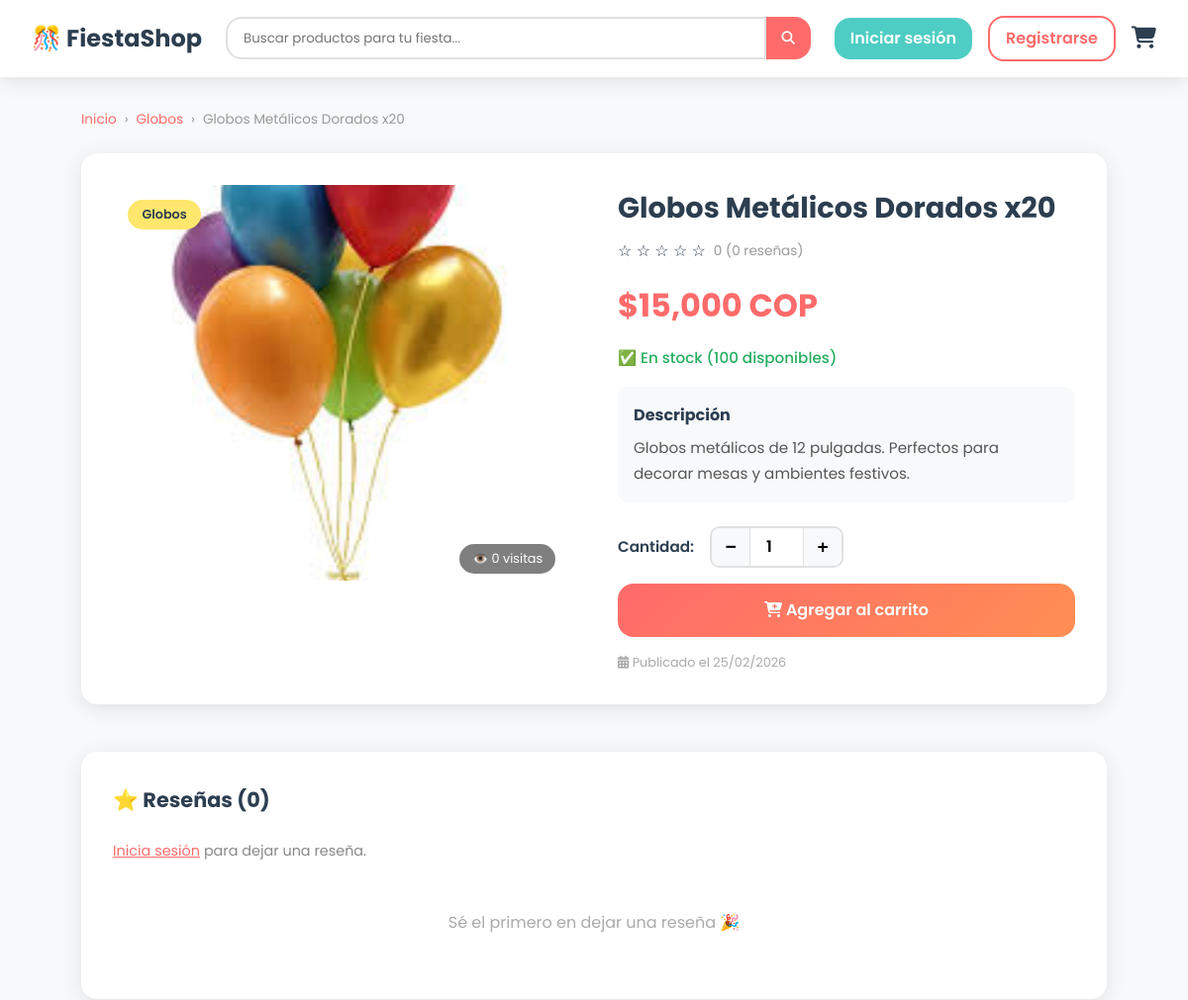
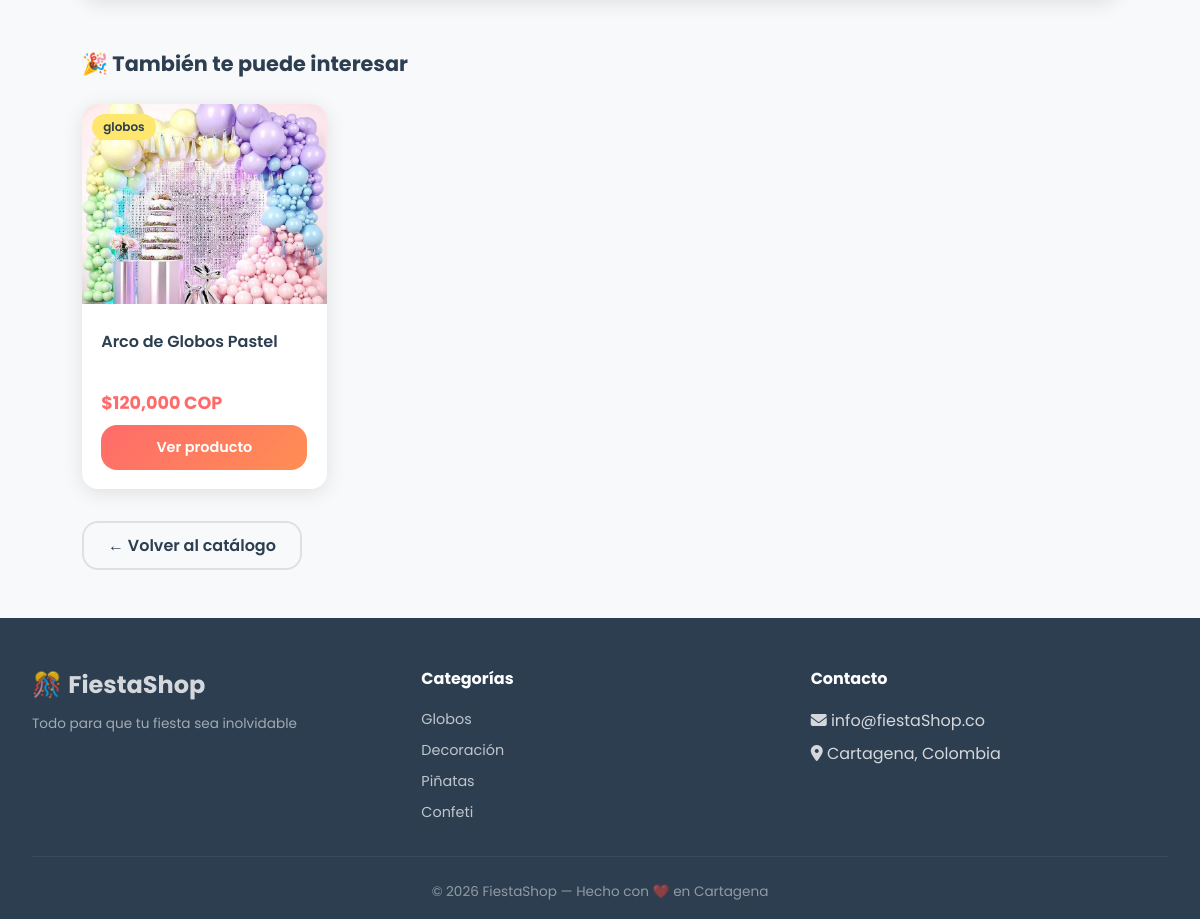
The page /producto/1 on the database its author committed (2 pictures, top to bottom).
### database.py (models this page shows, shortened)
class Producto(db.Model):
    __tablename__ = 'productos'
    id           = db.Column(db.Integer, primary_key=True)
    nombre       = db.Column(db.String(100), nullable=False)
    descripcion  = db.Column(db.Text, nullable=False)
    precio       = db.Column(db.Numeric(10, 2), nullable=False)
    imagen       = db.Column(db.String(200), default='default.jpg')
    categoria    = db.Column(db.String(50), nullable=False, index=True)
    stock        = db.Column(db.Integer, default=0)
    visitas      = db.Column(db.Integer, default=0)
    fecha_creado = db.Column(db.DateTime, default=lambda: datetime.now(timezone.utc))
    usuario_id   = db.Column(db.Integer, db.ForeignKey('usuarios.id'), nullable=True)
    favoritos = db.relationship('Favorito', backref='producto', lazy=True)
    resenas   = db.relationship('Resena', backref='producto', lazy=True)
    def promedio_resenas(self):
        if not self.resenas:
            return 0
        return round(sum(r.calificacion for r in self.resenas) / len(self.resenas), 1)

### app.py (the view)
@app.route('/producto/<int:id>')
def detalle_producto(id):
    producto = Producto.query.get_or_404(id)
    producto.visitas += 1
    db.session.commit()
    relacionados = Producto.query.filter(
        Producto.categoria == producto.categoria,
        Producto.id != producto.id
    ).order_by(Producto.visitas.desc()).limit(4).all()
    ya_reseno = False
    if current_user.is_authenticated:
        ya_reseno = Resena.query.filter_by(
            usuario_id=current_user.id,
            producto_id=id
        ).first() is not None
    return render_template(
        'detalle_producto.html',
        producto=producto,
        relacionados=relacionados,
        ya_reseno=ya_reseno
    )

### app.py (called while the page is built, shortened)
@app.context_processor
def inject_globals():
    sesion_id = session.get('sesion_id', '')
    count = ItemCarrito.query.filter_by(
        sesion_id=sesion_id
    ).count() if sesion_id else 0
    favoritos_ids   = []
    notif_no_leidas = 0
    return dict(
        items_carrito=count,
        favoritos_ids=favoritos_ids,
        notif_no_leidas=notif_no_leidas
    )

### templates/detalle_producto.html (shortened to what this page needs)
{% extends 'base.html' %}
{% block content %}
<div class="detalle-container">
    <div class="breadcrumb">
        <a href="{{ url_for('index') }}">Inicio</a>
        <span>›</span>
        <a href="{{ url_for('index', categoria=producto.categoria) }}">
            {{ producto.categoria | capitalize }}
        </a>
        <span>›</span>
        <span>{{ producto.nombre }}</span>
    </div>
    <div class="detalle-layout">
        <div class="detalle-imagen">
            <img src="{{ url_for('static', filename='images/' + producto.imagen) }}"
                 alt="{{ producto.nombre }}"
                 onerror="this.src='{{ url_for('static', filename='images/default.jpg') }}'">
            <span class="badge-categoria">{{ producto.categoria | capitalize }}</span>
            <span class="detalle-visitas">👁️ {{ producto.visitas }} visitas</span>
        </div>
        <div class="detalle-info">
            <h1 class="detalle-nombre">{{ producto.nombre }}</h1>
            <div class="detalle-rating">
                {% set promedio = producto.promedio_resenas() %}
                {% for i in range(1, 6) %}
                    {% if i <= promedio %}⭐{% else %}☆{% endif %}
                {% endfor %}
                <span class="rating-numero">
                    {{ promedio }} ({{ producto.resenas | length }} reseñas)
                </span>
            </div>
            <p class="detalle-precio">
                ${{ "{:,.0f}".format(producto.precio | float) }} COP
            </p>
            <div class="detalle-stock">
                {% if producto.stock > 10 %}
                    <span class="stock-ok">✅ En stock ({{ producto.stock }} disponibles)</span>
                {% elif producto.stock > 0 %}
                    <span class="stock-bajo">⚠️ ¡Últimas {{ producto.stock }} unidades!</span>
                {% else %}
                    <span class="stock-agotado">❌ Agotado</span>
                {% endif %}
            </div>
            <div class="detalle-descripcion">
                <h3>Descripción</h3>
                <p>{{ producto.descripcion }}</p>
            </div>
            {% if producto.stock > 0 %}
            <form action="{{ url_for('agregar_carrito', producto_id=producto.id) }}"
                  method="POST" class="detalle-form">
                <div class="cantidad-selector">
                    <label>Cantidad:</label>
                    <div class="cantidad-controls">
                        <button type="button" id="btn-menos">−</button>
                        <input type="number" name="cantidad" id="cantidad"
                               value="1" min="1" max="{{ producto.stock }}" readonly>
                        <button type="button" id="btn-mas">+</button>
                    </div>
                </div>
                <button type="submit" class="btn-carrito-add detalle-btn-carrito">
                    <i class="fas fa-cart-plus"></i> Agregar al carrito
                </button>
            </form>
            {% else %}
            <button class="btn-carrito-add deshabilitado" disabled>❌ Agotado</button>
            {% endif %}
            <p class="detalle-fecha">
                <i class="fas fa-calendar-alt"></i>
                Publicado el {{ producto.fecha_creado.strftime('%d/%m/%Y') }}
            </p>
        </div>
    </div>
    <div class="resenas-seccion">
        <h3>⭐ Reseñas ({{ producto.resenas | length }})</h3>
        {% if current_user.is_authenticated and not ya_reseno %}
        <div class="resena-form-container">
            <h4>Deja tu reseña</h4>
            <form action="{{ url_for('agregar_resena', id=producto.id) }}" method="POST" class="resena-form">
                <div class="estrellas-selector">
                    <label>Calificación:</label>
                    <div class="estrellas" id="estrellas">
                        {% for i in range(1, 6) %}
                        <span class="estrella" data-valor="{{ i }}">☆</span>
                        {% endfor %}
                    </div>
                    <input type="hidden" name="calificacion" id="input-calif" value="5">
                </div>
                <textarea name="contenido" rows="3"
                          placeholder="Cuéntanos tu experiencia con este producto..."
                          required></textarea>
                <button type="submit" class="btn-resena-enviar">
                    Publicar reseña
                </button>
            </form>
        </div>
        {% elif ya_reseno %}
        <p class="ya-reseno">✅ Ya dejaste tu reseña para este producto.</p>
        {% elif not current_user.is_authenticated %}
        <p class="ya-reseno">
            <a href="{{ url_for('login') }}">Inicia sesión</a> para dejar una reseña.
        </p>
        {% endif %}
        {% if producto.resenas %}
        <div class="resenas-lista">
            {% for resena in producto.resenas %}
            <div class="resena-item">
                <div class="resena-header">
                    <div class="resena-avatar">
                        {{ resena.autor.nombre[0].upper() }}
                    </div>
                    <div class="resena-meta">
                        <span class="resena-autor">{{ resena.autor.nombre }}</span>
                        <span class="resena-estrellas">
                            {% for i in range(1, 6) %}
                                {% if i <= resena.calificacion %}⭐{% else %}☆{% endif %}
                            {% endfor %}
                        </span>
                    </div>
                    <span class="resena-fecha">
                        {{ resena.fecha.strftime('%d/%m/%Y') }}
                    </span>
                </div>
                <p class="resena-contenido">{{ resena.contenido }}</p>
            </div>
            {% endfor %}
        </div>
        {% else %}
        <p class="sin-resenas">Sé el primero en dejar una reseña 🎉</p>
        {% endif %}
    </div>
    {% if relacionados %}
    <div class="relacionados-seccion">
        <h3>🎉 También te puede interesar</h3>
        <div class="relacionados-grid">
            {% for rel in relacionados %}
            <div class="producto-card visible">
                <div class="producto-imagen">
                    <a href="{{ url_for('detalle_producto', id=rel.id) }}">
                        <img src="{{ url_for('static', filename='images/' + rel.imagen) }}"
                             alt="{{ rel.nombre }}"
                             onerror="this.src='{{ url_for('static', filename='images/default.jpg') }}'">
                    </a>
                    <span class="badge-categoria">{{ rel.categoria }}</span>
                </div>
                <div class="producto-info">
                    <h3 class="producto-nombre">
                        <a href="{{ url_for('detalle_producto', id=rel.id) }}">{{ rel.nombre }}</a>
                    </h3>
                    <div class="producto-precio-row">
                        <span class="producto-precio">
                            ${{ "{:,.0f}".format(rel.precio | float) }} COP
                        </span>
                    </div>
                    <a href="{{ url_for('detalle_producto', id=rel.id) }}"
                       class="btn-carrito-add"
                       style="text-align:center; text-decoration:none; display:block;">
                        Ver producto
                    </a>
                </div>
            </div>
            {% endfor %}
        </div>
    </div>
    {% endif %}
    <div style="margin-top:2rem;">
        <a href="{{ url_for('index') }}" class="btn-volver">← Volver al catálogo</a>
    </div>
</div>
{% endblock %}

### static/css/style.css (style rules this page uses)
:root { --primario: #FF6B6B; --secundario: #4ECDC4; --acento: #FFE66D; --oscuro: #2C3E50; --gris: #F8F9FA; --blanco: #FFFFFF; --sombra: 0 4px 20px rgba(0,0,0,0.1); --radio: 16px; --transicion: all 0.3s ease; }
* { margin: 0; padding: 0; box-sizing: border-box; }
body { font-family: 'Poppins', sans-serif; background-color: var(--gris); color: var(--oscuro); line-height: 1.6; }
.producto-card { background: white; border-radius: var(--radio); overflow: hidden; box-shadow: var(--sombra); display: flex; flex-direction: column; opacity: 0; transform: translateY(20px); transition: opacity 0.4s ease, transform 0.4s ease, box-shadow 0.3s ease; }
.producto-card.visible { opacity: 1; transform: translateY(0); }
.producto-imagen { position: relative; overflow: hidden; height: 200px; }
.producto-imagen img { width: 100%; height: 100%; object-fit: cover; transition: transform 0.4s ease; }
.badge-categoria { position: absolute; top: 10px; left: 10px; background: var(--acento); color: var(--oscuro); padding: 0.2rem 0.7rem; border-radius: 50px; font-size: 0.75rem; font-weight: 600; }
.producto-info { padding: 1.2rem; display: flex; flex-direction: column; gap: 0.5rem; flex: 1; }
.producto-nombre a { font-size: 1rem; font-weight: 600; color: var(--oscuro); text-decoration: none; transition: var(--transicion); }
.producto-precio-row { display: flex; justify-content: space-between; align-items: center; flex-wrap: wrap; gap: 0.3rem; }
.producto-precio { font-size: 1.1rem; font-weight: 700; color: var(--primario); }
.btn-carrito-add { width: 100%; padding: 0.7rem; background: linear-gradient(135deg, var(--primario), #FF8E53); color: white; border: none; border-radius: var(--radio); cursor: pointer; font-family: 'Poppins', sans-serif; font-weight: 600; font-size: 0.9rem; transition: var(--transicion); margin-top: auto; }

### rows shown on the page
Producto: categoria "Globos", nombre "Globos Metálicos Dorados x20", visitas "0", precio "15,000", stock "100", descripcion "Globos metálicos de 12 pulgadas. Perfectos para decorar mesas y ambientes festivos.", fecha_creado "25/02/2026"
Producto: imagen (picture), categoria "globos", nombre "Arco de Globos Pastel", precio "120,000"

### other values the page prints
{{ promedio }} "0"
{{ producto.resenas | length }} "0"
